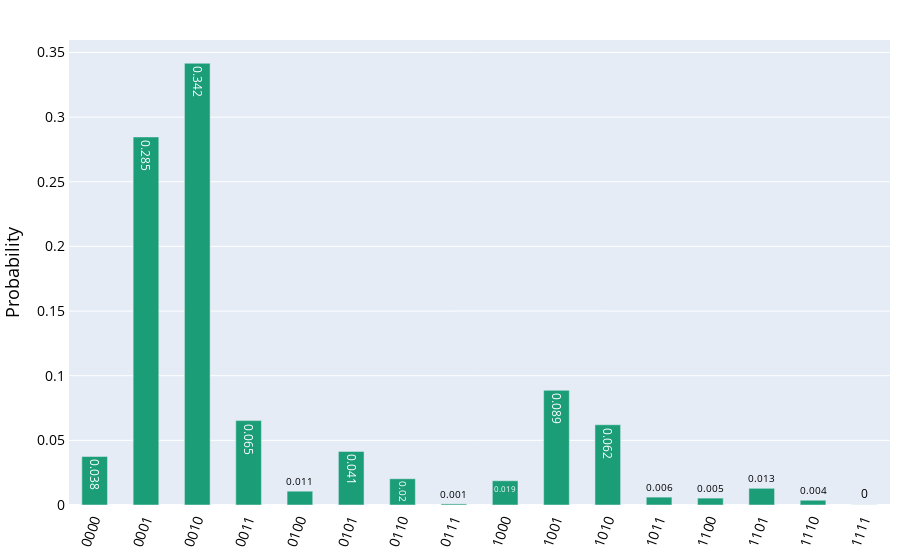

Notebook code for this chart:
### Code cell
job = execute(uncertainty_model, backend=Aer.get_backend('statevector_simulator'))
probability_distribution(job.result().get_counts())

### Figure 1 — Plotly figure (JSON) as saved in the notebook; plotly's stock layout.template omitted (floating-point values rounded to 4 significant figures)
{"data": [{"hoverinfo": "text", "hovertext": ["<b>0000</b><br>P = 0.038", "<b>0001</b><br>P = 0.285", "<b>0010</b><br>P = 0.342", "<b>0011</b><br>P = 0.065", "<b>0100</b><br>P = 0.011", "<b>0101</b><br>P = 0.041", "<b>0110</b><br>P = 0.02", "<b>0111</b><br>P = 0.001", "<b>1000</b><br>P = 0.019", "<b>1001</b><br>P = 0.089", "<b>1010</b><br>P = 0.062", "<b>1011</b><br>P = 0.006", "<b>1100</b><br>P = 0.005", "<b>1101</b><br>P = 0.013", "<b>1110</b><br>P = 0.004", "<b>1111</b><br>P = 0.0"], "marker": {"color": "#1b9e77"}, "name": "", "text": [0.038, 0.285, 0.342, 0.065, 0.011, 0.041, 0.02, 0.001, 0.019, 0.089, 0.062, 0.006, 0.005, 0.013, 0.004, 0], "textposition": "auto", "type": "bar", "width": 0.5, "x": [0, 1, 2, 3, 4, 5, 6, 7, 8, 9, 10, 11, 12, 13, 14, 15], "y": [0.03752, 0.2846, 0.3417, 0.06526, 0.01067, 0.04145, 0.0203, 0.000851, 0.01876, 0.08871, 0.06206, 0.006095, 0.005336, 0.01292, 0.003688, 7.947e-05]}], "layout": {"font": {"color": "black"}, "margin": {"b": 10, "l": 50, "r": 10, "t": 40}, "paper_bgcolor": "white", "showlegend": false, "title": {"font": {"size": 20}, "x": 0.5}, "xaxis": {"linewidth": 1, "showline": true, "tickangle": -70, "tickfont": {"size": 14}, "ticktext": ["0000", "0001", "0010", "0011", "0100", "0101", "0110", "0111", "1000", "1001", "1010", "1011", "1100", "1101", "1110", "1111"], "tickvals": [0, 1, 2, 3, 4, 5, 6, 7, 8, 9, 10, 11, 12, 13, 14, 15]}, "yaxis": {"linewidth": 1, "showline": true, "tickfont": {"size": 14}, "title": {"font": {"size": 18}, "text": "Probability"}}}}
